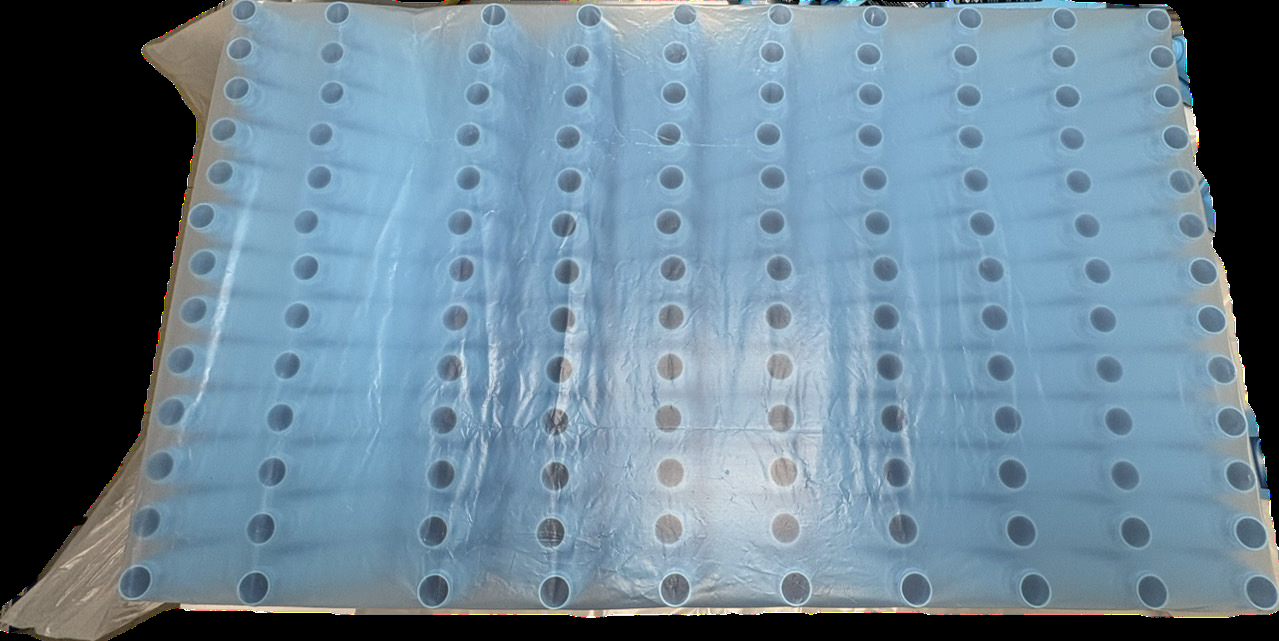
#> input picture Data_Bottles.png, 1279 x 641 px
$ python BottleCounter_canny.py
#> lines starting #> are read from the running program, lines starting #| are printed output that depends on the picture; after the words box and inside, x2 and y2 are one past the last pixel; in counts of white or black regions, pixels touching at a corner belong together
import cv2
import numpy as np
img = cv2.imread('./Data_Bottles.png')
#> img is the input picture: shape (641, 1279, 3); mean B, G, R 146.2, 129.7, 105

# Perspective Transform
# Correct perspective distortion so that the plastic bag appears front-facing
# This ensures that bottle openings are approximately circular instead of skewed
rows,cols,ch = img.shape
#> rows = 641; cols = 1279; ch = 3

# Source points (manually selected 4 corners of bag region - top-left(x1,y1), top-right(x2,y2), bottom-left(x3,y3), bottom-right(x4,y4))
pts1 = np.float32([[230,7],[1160,12],[120,610],[1280,605]])

# Destination points (transform into square top-down view with width and height of 800 pixels)
pts2 = np.float32([[0,0],[800,0],[0,800],[800,800]])

# Compute perspective transform matrix
M = cv2.getPerspectiveTransform(pts1,pts2)

# Apply perspective transform to the image
img = cv2.warpPerspective(img,M,(800,800))
#> img: shape (800, 800, 3)

# Convert image to grayscale
gray = cv2.cvtColor(img, cv2.COLOR_BGR2GRAY)
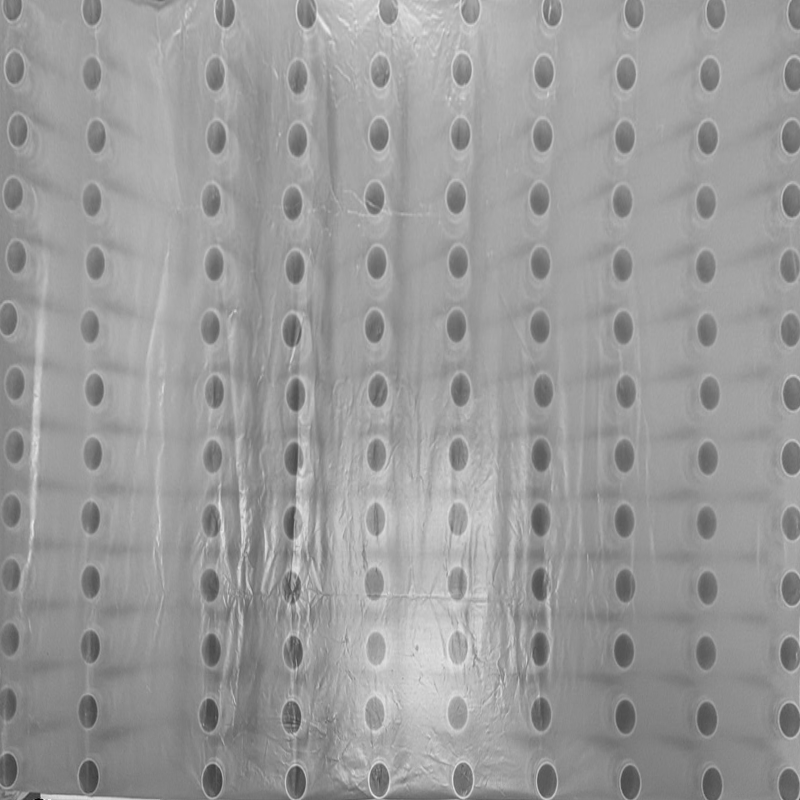
#> gray: shape (800, 800); min 5, max 237, mean 153.9

# Blur the grayscale image to reduce noise and improve edge detection
# Median blur removes small intensity noise while preserving edges
# This helps improve adaptive threshold results.
# From this experiment, median blur with kernel size of 15x15 provides good noise reduction without overly blurring the bottle edges better than GaussianBlur

# grayBlur = cv2.GaussianBlur(gray, (15,15), 0)
grayBlur = cv2.medianBlur(gray, 21, 0)
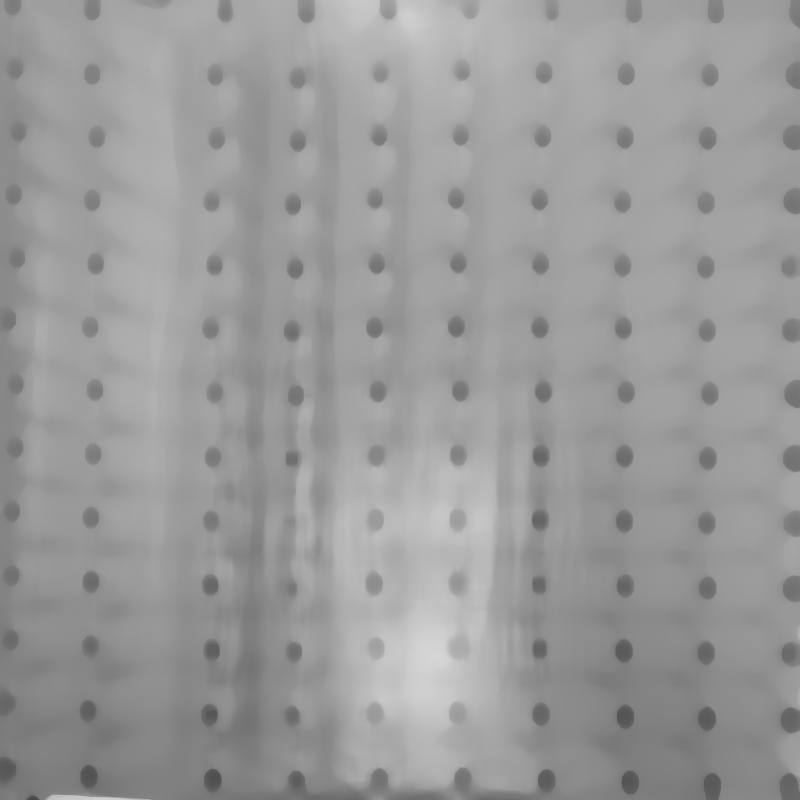
#> grayBlur: shape (800, 800); min 73, max 213, mean 154.3

threshold = cv2.adaptiveThreshold(grayBlur, 255, cv2.ADAPTIVE_THRESH_GAUSSIAN_C, cv2.THRESH_BINARY_INV, 11, 1)
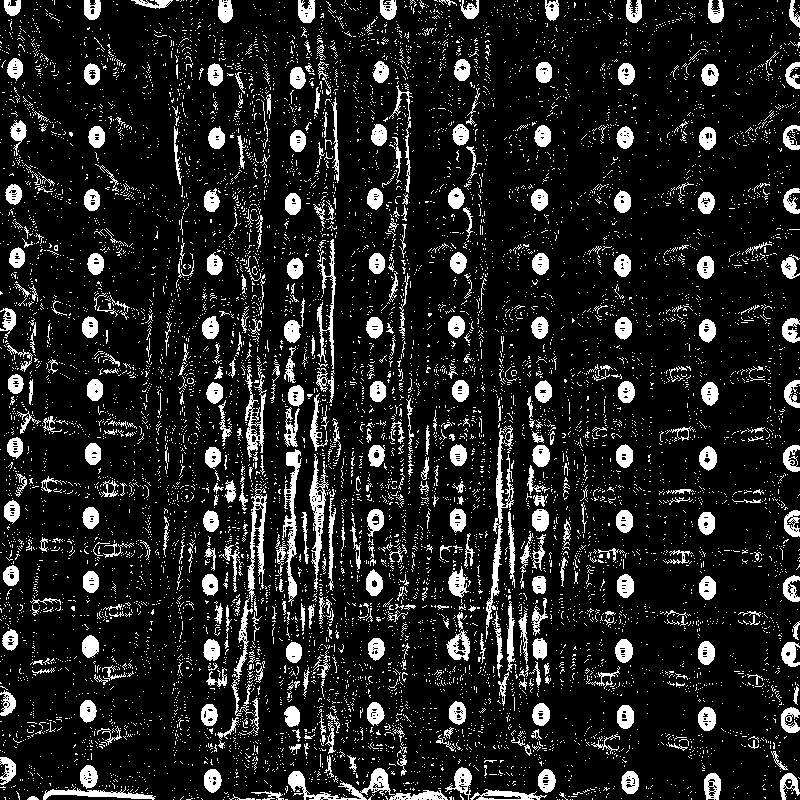
#> threshold: shape (800, 800); 13.2% white; 9909 white regions (9433 under 20 px), largest, box (x1, y1, x2, y2) and area: (288, 768, 448, 800) 1353, (486, 425, 514, 639) 1218, (282, 449, 302, 606) 1034

edges = cv2.Canny(grayBlur,10,75)
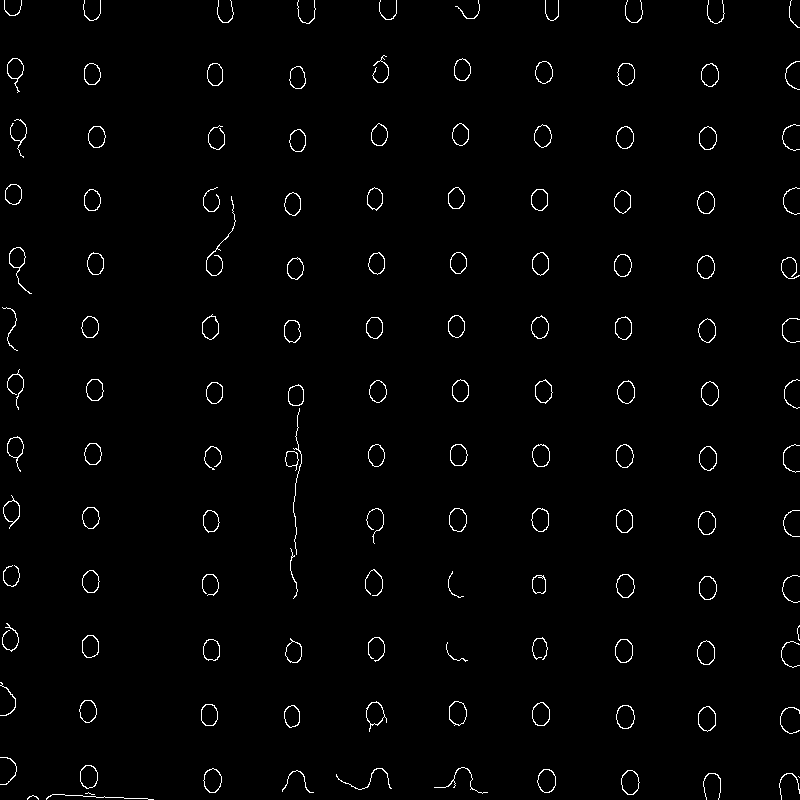
#> edges: shape (800, 800); 1.5% white in thin lines or dots

kernel = np.ones((3,3), np.uint8)
dilation = cv2.dilate(edges, kernel, iterations=5)
#> dilation: shape (800, 800); 16.8% white; 127 white regions, largest, box (x1, y1, x2, y2) and area: (280, 379, 309, 604) 3688, (22, 760, 159, 800) 2013, (201, 191, 241, 281) 1680

kernel = np.ones((3,3), np.uint8)
closing = cv2.morphologyEx(dilation, cv2.MORPH_CLOSE, kernel, iterations=5)
#> closing: shape (800, 800); 17.5% white; 124 white regions, largest, box (x1, y1, x2, y2) and area: (280, 379, 309, 604) 3755, (0, 242, 37, 415) 3591, (198, 182, 241, 281) 2628

kernel = np.ones((5,5), np.uint8)
opening = cv2.morphologyEx(closing, cv2.MORPH_OPEN, kernel, iterations=3)
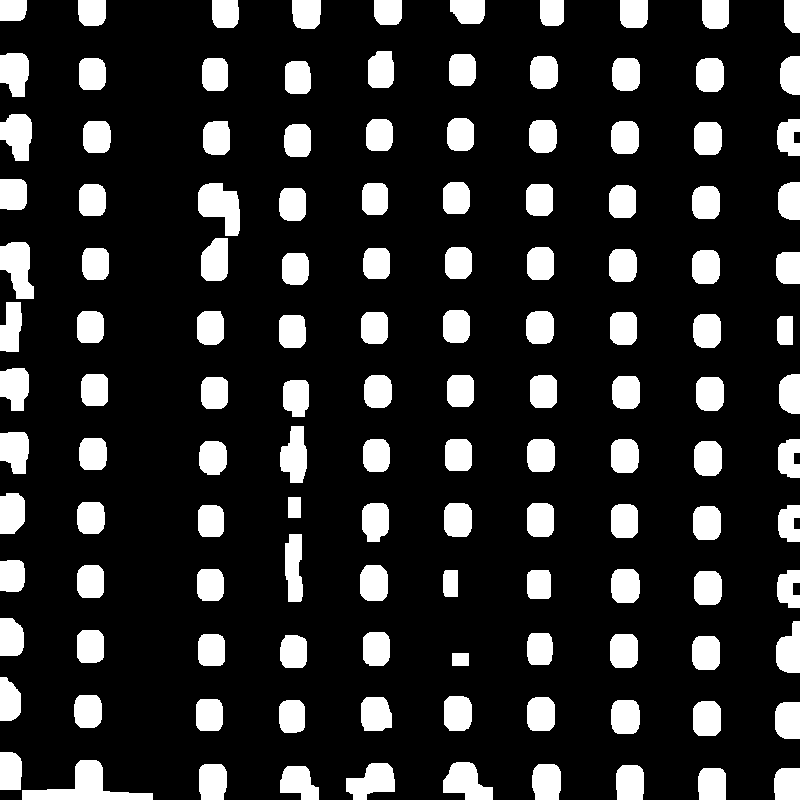
#> opening: shape (800, 800); 17% white; 130 white regions

result_img = opening.copy()
contours, hierarchy = cv2.findContours(result_img, cv2.RETR_EXTERNAL, cv2.CHAIN_APPROX_SIMPLE)
#> contours = 130 contours; largest, box (x1, y1, x2, y2) and area: (22, 760, 153, 800) 1864, (198, 183, 240, 236) 1404, (0, 242, 34, 299) 1248, (443, 762, 493, 800) 1164, (346, 763, 395, 800) 1126
# วาดวงกลมรอบๆ ขวด
counter = 0
for cnt in contours:
    area = cv2.contourArea(cnt)
    if area>300 and area < 2500:
        if len(cnt) >= 5:
            ellipse = cv2.fitEllipse(cnt)
            cv2.ellipse(img, ellipse, (0,255,0), 2)
            counter += 1
#> this loop made 130 passes
#> (area, ellipse) on passes 1 to 12: (744.5, ((788.5, 784.7), (31.03, 42.12), 7.13)), (802, ((712.3, 786.1), (30.48, 45.31), 176.9)), (886, ((297.7, 782.5), (32.52, 39.8), 136.5)), (867.5, ((629.7, 784), (29.68, 46.58), 179.7)), (898, ((546.4, 781.7), (29.09, 46.27), 178.8)), (881, ((212.1, 781.2), (28.91, 46.64), 0.932)), (1126, ((371.2, 780.5), (30.64, 52.9), 74.79)), (1164, ((465.1, 780.9), (35.33, 46.67), 117.3)), (1863.5, ((56.18, 778.2), (32.75, 364.5), 90.59)), (736, ((8.2, 771.9), (28.22, 45.24), 175.8)), (809.5, ((791.1, 719.8), (36.31, 39.98), 175.3)), (852, ((706.7, 718.7), (32.54, 38.29), 179.4))
#> (cnt, area) on passes 21, 49: ([[452, 653], [452, 665], [468, 665], [468, 653]], 192), ([[288, 497], [288, 517], [300, 517], [300, 497]], 240)
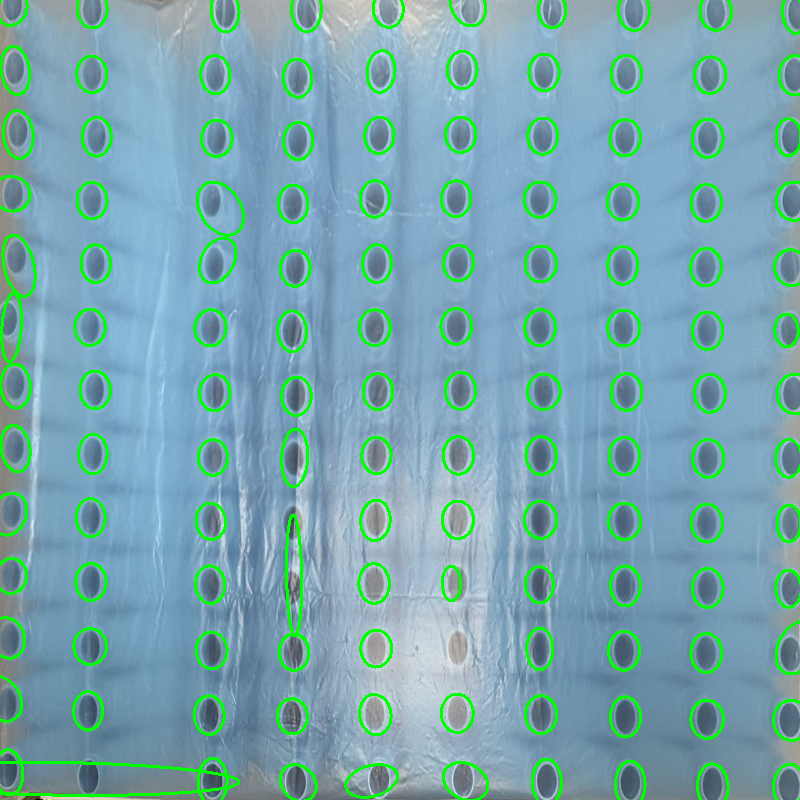
#> img: shape (800, 800, 3); mean B, G, R 172.4, 166.9, 119.5
#> after the loop, counter = 128

cv2.putText(img, str(counter), (10, 100), cv2.FONT_HERSHEY_SIMPLEX, 4, (0,0,255), 2, cv2.LINE_AA)
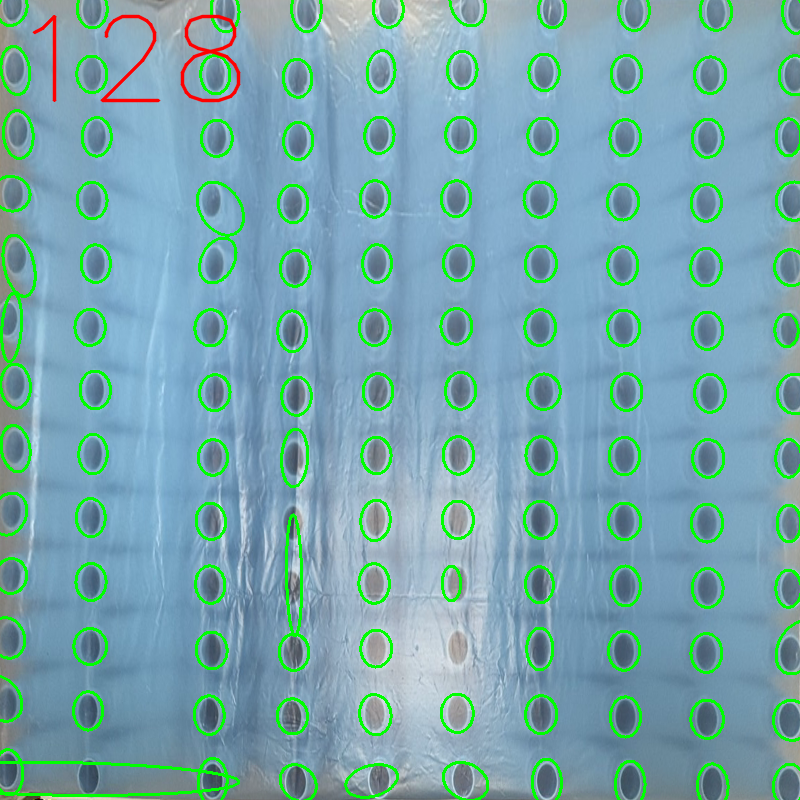
#> img: shape (800, 800, 3); 0.46% of pixels changed, all inside (x1, y1, x2, y2) = (32, 14, 241, 103)
cv2.imshow('Ops', edges)
cv2.imshow('Bottles', img)
print("Number of bottles detected:", counter)
#| Number of bottles detected: 128

k = cv2.waitKey(0)
#> (key Esc is pressed here)
cv2.destroyAllWindows()

$ run again, with perspective_transform.png copied over Data_Bottles.png
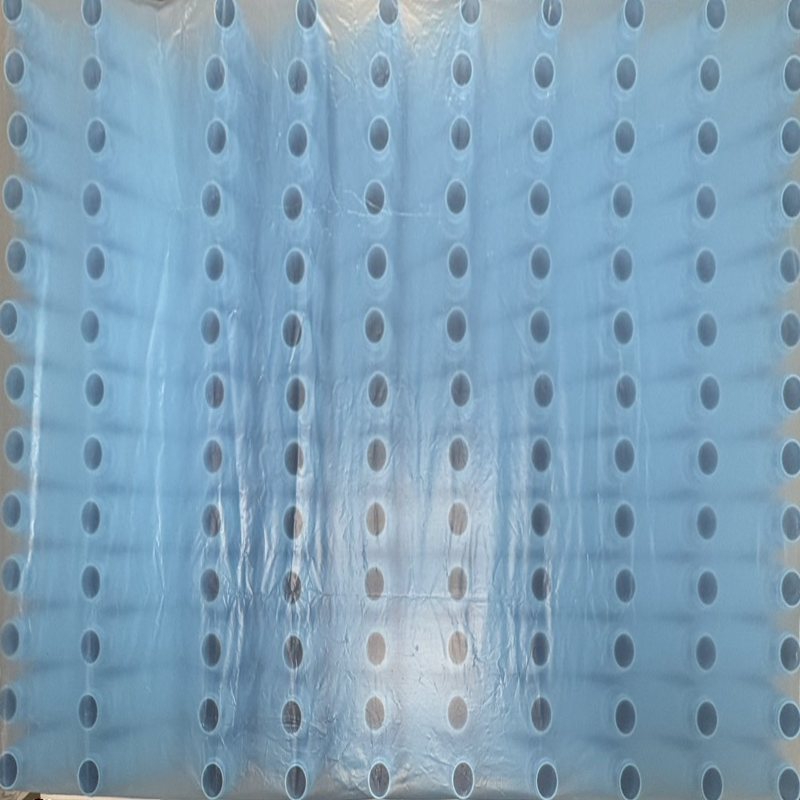
#> input picture perspective_transform.png, 800 x 800 px
#> img is the input picture: shape (800, 800, 3); mean B, G, R 184.1, 161.2, 127.9
#> `threshold = cv2.adaptiveThreshold(grayBlur, 255, cv2.ADAPTIVE_THRESH_G..`:
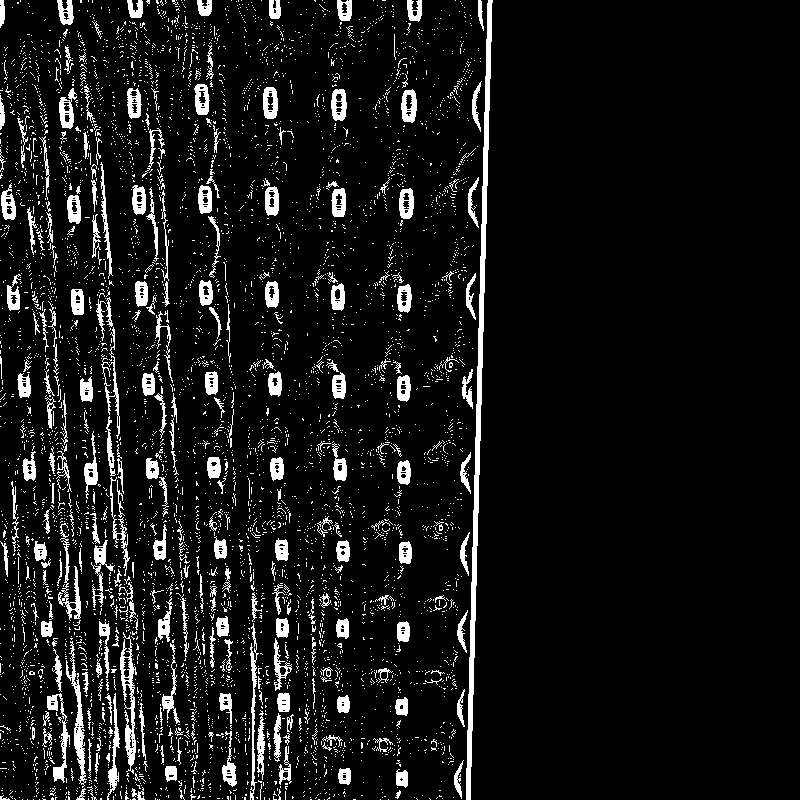
#> threshold: shape (800, 800); 8.2% white; 5574 white regions (5286 under 20 px), largest, box (x1, y1, x2, y2) and area: (466, 0, 493, 800) 4030, (120, 632, 137, 774) 905, (66, 641, 87, 788) 791
#> edges: shape (800, 800); 0.99% white in thin lines or dots, all inside (x1, y1, x2, y2) = (0, 0, 488, 800)
#> dilation: shape (800, 800); 10.8% white; 65 white regions, largest, box (x1, y1, x2, y2) and area: (448, 0, 493, 800) 14457, (78, 448, 114, 580) 2683, (53, 83, 84, 135) 1399
#> closing: shape (800, 800); 11% white; 64 white regions, largest, box (x1, y1, x2, y2) and area: (448, 0, 493, 800) 14600, (78, 448, 114, 580) 2763, (137, 367, 168, 485) 2282
#> opening: shape (800, 800); 10.3% white; 75 white regions
#> contours = 75 contours; largest, box (x1, y1, x2, y2) and area: (462, 167, 488, 236) 1418, (467, 71, 491, 141) 1350, (460, 263, 485, 329) 1305, (54, 84, 84, 134) 1304, (457, 357, 483, 418) 1256
#> the loop `for cnt in contours:` made 75 passes
#> (area, ellipse) on passes 1 to 8: (545.5, ((403.3, 778.4), (27.51, 35.74), 87.96)), (561, ((344.4, 776), (25.32, 39.09), 0)), (518, ((170.6, 772.4), (27.3, 32.87), 178.1)), (734, ((229.6, 773.6), (27.64, 39.43), 170.1)), (668.5, ((63.87, 772.7), (29.66, 46.63), 86.92)), (945.5, ((460.9, 777.6), (24.4, 55.82), 6.77)), (563, ((342.9, 703.9), (24.6, 42.86), 179.6)), (680, ((401.3, 705.8), (27.36, 36.03), 174.9))
#> after the loop `for cnt in contours:`: counter = 74
#> `cv2.putText(img, str(counter), (10, 100), cv2.FONT_HERSHEY_SIMPLEX, 4,..`:
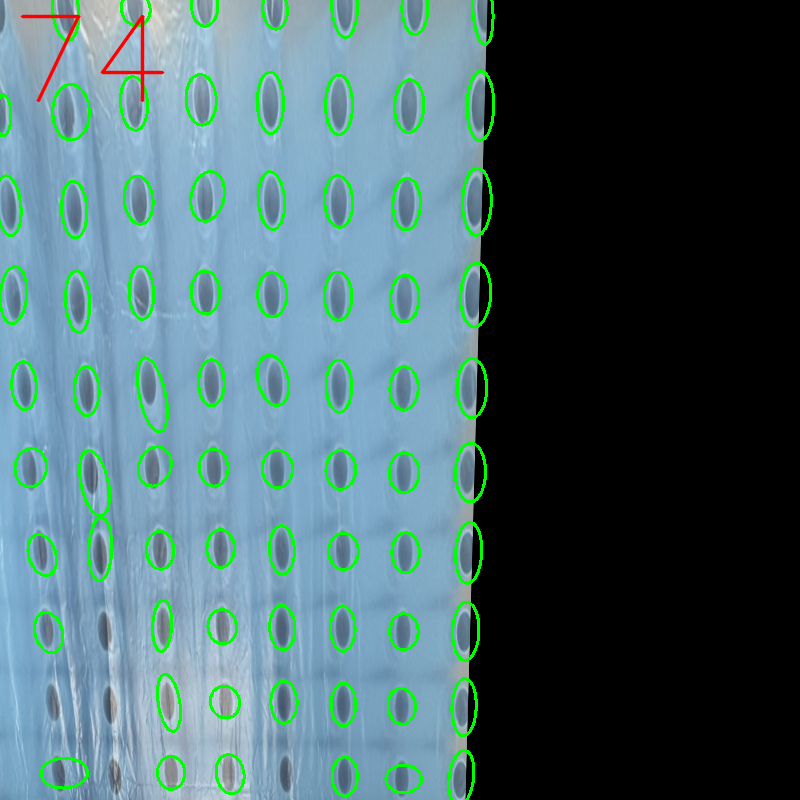
#> img: shape (800, 800, 3); mean B, G, R 106.1, 102.4, 73
#| Number of bottles detected: 74
